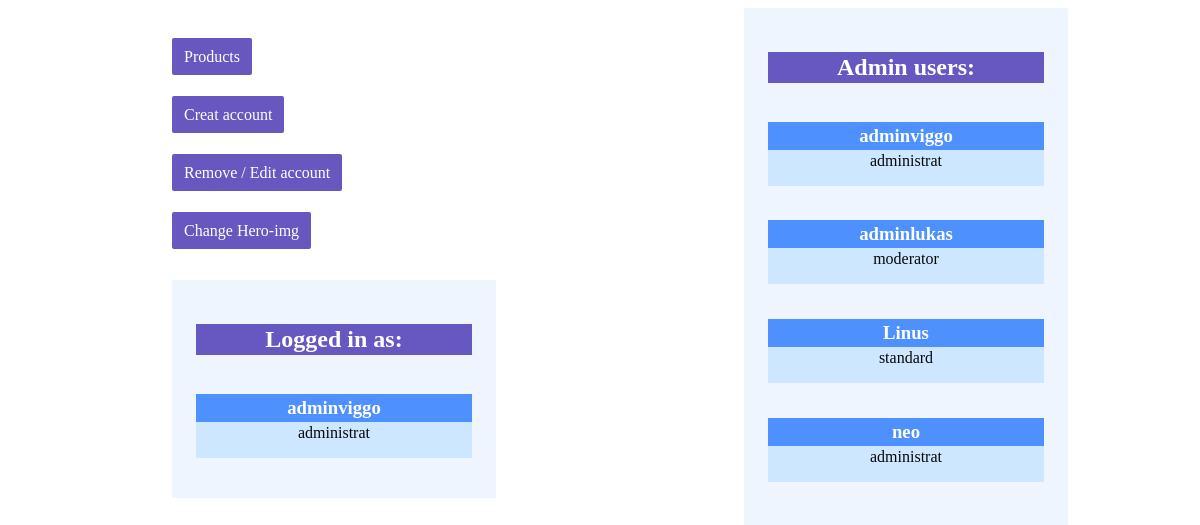
Page /admin-site/account-admin/administrat.php (signed in) on the earlier database version.
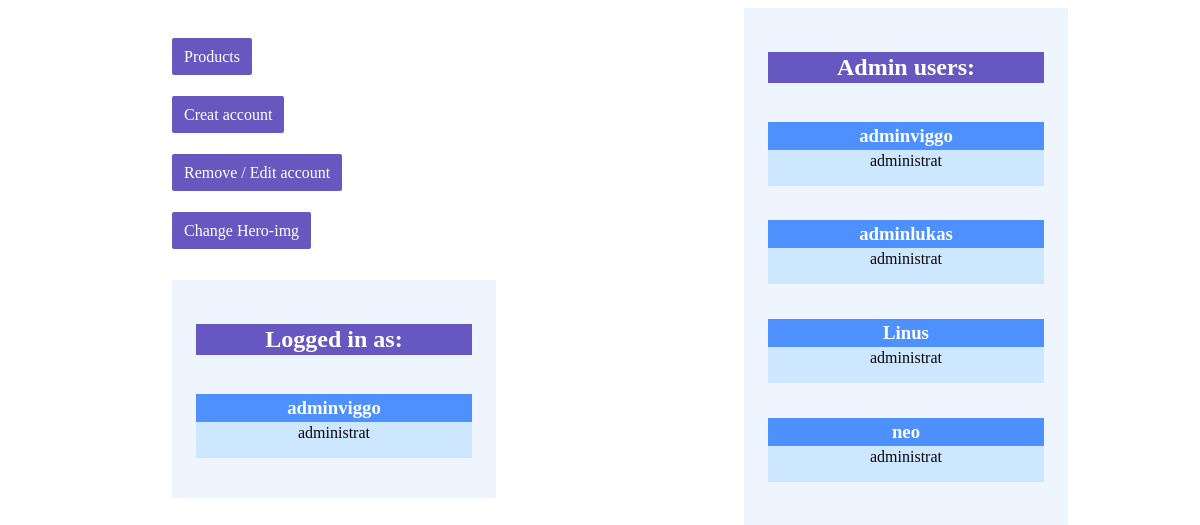
Same page on the later database version.
### tables this page shows
CREATE TABLE `account` (
  `id` int(11) NOT NULL,
  `username` varchar(1000) NOT NULL,
  `user_password` varchar(1000) NOT NULL,
  `acces_level` varchar(1000) NOT NULL,
  `account_activit_status` varchar(100) NOT NULL
);

### admin-site/account-admin/administrat.php (the view, shortened to what this page needs)
<!DOCTYPE html>
<html lang="en">
<head>
    <link rel="stylesheet" href="../css/file-css.css">
</head>
<body>
    <div class="wrapper-sections">
        <ul class = "wrapper-administrat">
            <li><a href="../upload/upload-product.php" class = "btn-styling-administration">Products</a></li>
            <li><a href="creat-account.php" class = "btn-styling-administration">Creat account</a></li>
            <?php
                $level = $_SESSION["acces_level"];
                if($level == "administrat" or $level == "moderator"){
                    $name = "Remove / Edit account";
                    echo "<li><a href='remove-admin-or-update.php' class ='btn-styling-administration'>$name</a></li>";
                    if($level == "administrat"){
                        echo "<li><a href='change-hero-img.php' class ='btn-styling-administration'>Change Hero-img</a></li>";
                    }
                }
            ?>
           <div class="card-wrapper">
            <h2>Logged in as:</h2>
            <?php
               $name = $_SESSION["username"];
                $user_level = $_SESSION["acces_level"];
                echo "<div class ='card-user'>";
                echo "<h3>$name</h3>";
                echo "<p>$user_level</p>";
                echo "</div>";
            ?>
           </div>
        </ul>
        <div class="card-wrapper">
            <h2>Admin users:</h2>
            <?php
            include "../server-connect.php";
            $user = "SELECT * from  account WHERE account_activit_status = 'true'";
            $result = $con->query($user);
            if (mysqli_num_rows($result) > 0) {
                while ($obj = mysqli_fetch_assoc($result)) {
                    $id = $obj['id'];
                    $username = $obj['username'];
                    $acces_level = $obj['acces_level'];
                    $uppload = [$id => [$username, $acces_level]];
                    foreach ($uppload as $id => [$username, $acces_level]) {
                        echo "<div class ='card-user'>";
                        echo "<h3>$username</h3>";
                        echo "<p>$acces_level</p>";
                        echo "</div>";
                    }
                }
            }
            ?>
        </div>
    </div>
</body>
</html>

### admin-site/css/file-css.css (style rules this page uses)
.btn-styling-administration { text-decoration: none; padding: 10px 12px; border-radius: 2px; background-color: #6957c0; color: white; text-align: center; }
.wrapper-administrat { list-style: none; margin-top: 5vh; height: 100vh; display: flex; flex-direction: column; gap: 5vh; }
.wrapper-sections { display: flex; justify-content: space-around; }
.card-wrapper { display: flex; flex-direction: column; padding: 2vw 3vh; background-color: #4d90fe17; width: 23vw; }
.card-user h3 { background-color: #4d90fe; padding: 3px 10px; color: white; margin-bottom: 0px; text-align: center; }
.card-user p { text-align: center; background-color: hsl(206deg 100% 73.3% / 29%); padding: 2px 4px; margin-top: 0px; height: 4vh; color: #090909; }
.card-wrapper h2 { text-align: center; color: white; background-color: #442dafc9; padding: 2px 3px; }

Differences in the rows shown:
changed account "adminlukas": acces_level "moderator" → "administrat"
changed account "Linus": acces_level "standard" → "administrat"
